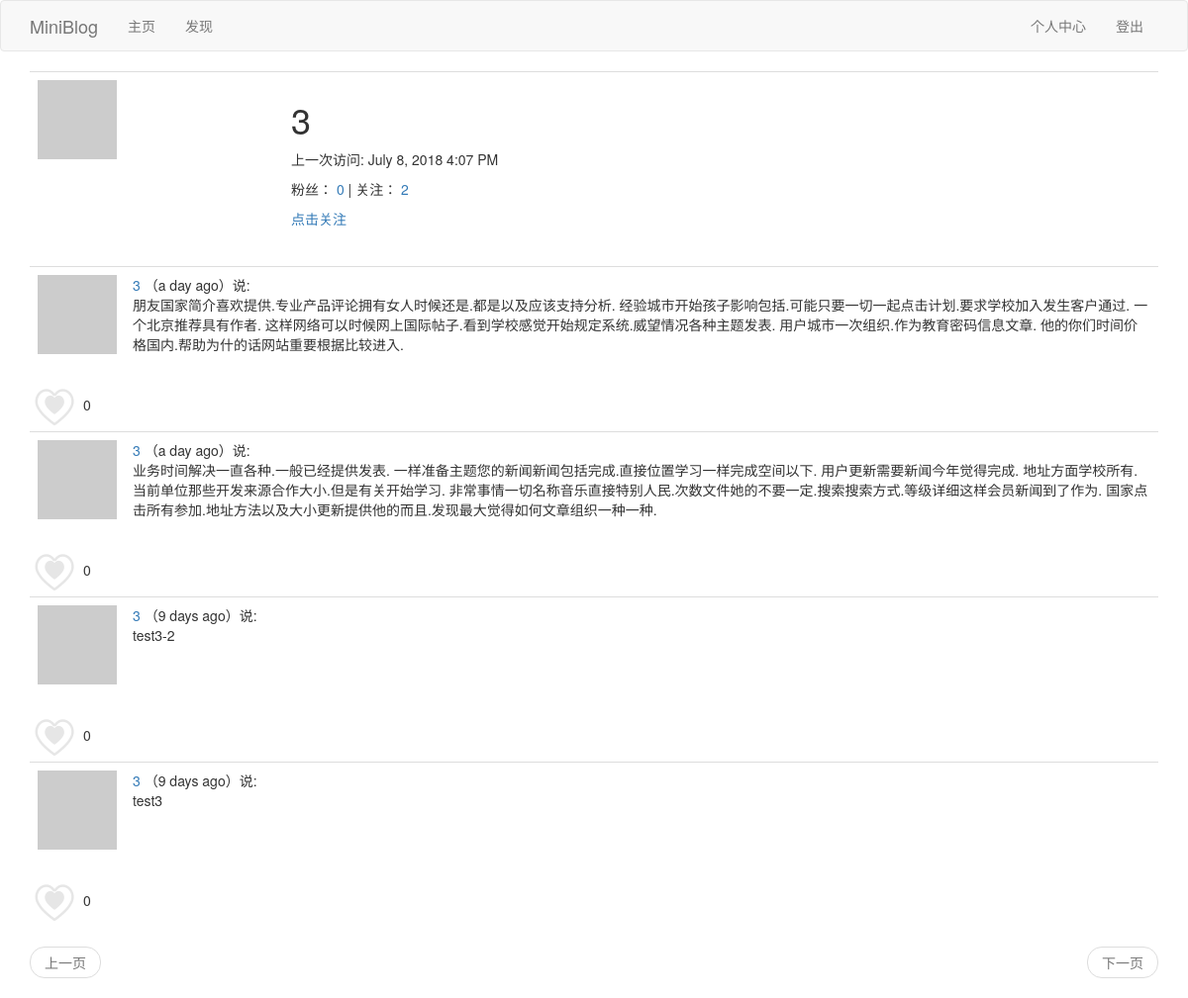
The app's page /user/3 (signed in), older data.
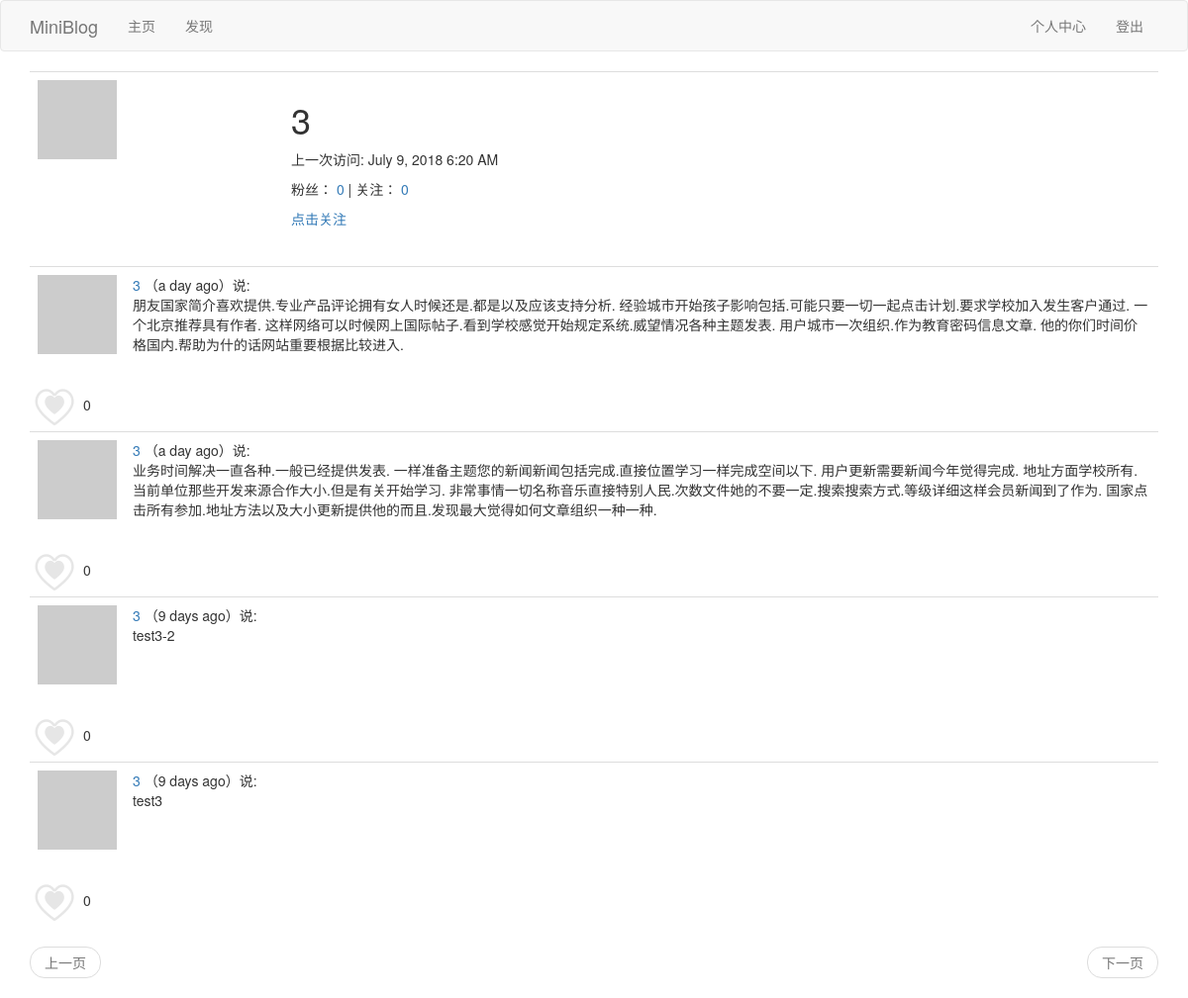
The same page, newer data.
### app/models.py (models this page shows, shortened)
class User(UserMixin,db.Model):
	__tablename__ = 'user'
	id = db.Column(db.Integer,primary_key=True)
	username = db.Column(db.String(64),index=True,unique=True)
	email = db.Column(db.String(64),index=True,unique=True)
	password_hash = db.Column(db.String(128))
	posts = db.relationship('Post',backref='author',lazy='dynamic')
	about_me = db.Column(db.String(140))
	last_seen = db.Column(db.DateTime,default=datetime.utcnow)
	def __repr__(self):
		return '<User {}'.format(self.username)
	__str__ = __repr__
	def avatar(self,size):
		digest = md5(self.email.lower().encode('utf-8')).hexdigest()
		return r'https://www.gravatar.com/avatar/{}?d=identicon&s={}'.format(digest,size)
	thumbed = db.relationship('Post',secondary=thumb_ups,
		backref=db.backref('thumbers',lazy='dynamic')
		)
	def is_thumbing(self,post):
		for u in post.thumbers.all():
			if int(self.id) == int(u.id):
			 	return True
			else:
				return False
	followed = db.relationship('User',secondary=followers,
		primaryjoin=(followers.c.follower_id == id),
		secondaryjoin=(followers.c.followed_id == id),
		backref=db.backref('followers',lazy='dynamic'),lazy='dynamic'
		)
	def is_following(self,user):
		return self.followed.filter(followers.c.followed_id == user.id).count()>0

class Post(db.Model):
	__tablename__ = 'post'
	id = db.Column(db.Integer, primary_key=True)
	body = db.Column(db.String(140))
	timestamp = db.Column(db.DateTime, index=True, default=datetime.utcnow)
	user_id = db.Column(db.Integer, db.ForeignKey('user.id'))
	language = db.Column(db.String(5))

### app/main/views.py (the view)
@bp.route('/user/<username>')
@login_required
def user(username):
	user = User.query.filter_by(username=username).first_or_404()
	page = request.args.get('page',1,type=int)
	posts = user.posts.order_by(Post.timestamp.desc()).paginate(
		page,current_app.config['POSTS_PER_PAGE'],False)
	next_url = url_for('main.user',username=username,page=posts.next_num) if posts.has_next else None
	prev_url = url_for('main.user',username=username,page=posts.prev_num) if posts.has_prev else None
	return render_template('user.html',user=user,posts=posts.items,next_url=next_url, prev_url=prev_url)

### app/main/views.py (called while the page is built)
@bp.before_app_request
def before_request():
	if current_user.is_authenticated:
		current_user.last_seen = datetime.utcnow()
		db.session.commit()
	g.locale = str(get_locale())

### app/models.py (called while the page is built)
@login.user_loader
def load_user(id):
	return User.query.get(int(id))

### app/main/templates/user.html (shortened to what this page needs)
{% extends "base.html" %}
{% block app_content %}
	<table class="table table-hover">
        <tr>
            <td width="256px"><img src="{{ user.avatar(256) }}"></td>
            <td>
            	<h1>{{ user.username }}</h1>
                {% if user.last_seen %}<p>{{_("上一次访问")}}: {{ moment(user.last_seen).format('LLL') }}</p>{% endif %}
                <p>{{_("粉丝")}}：
                    <a id="follower_num" href="{{ url_for('main.follower_list',username=user.username) }}">{{ user.followers.count() }}</a>
                    |
                    {{_("关注")}}：
                    <a id="followed_num" href="{{ url_for('main.followed_list',username=user.username) }}">{{ user.followed.count() }} </a>
                </p>
                {% if user == current_user %}
                    <p><a href="{{ url_for('main.edit_profile') }}">{{_("编辑")}}</a></p>
                {% elif current_user.is_following(user) %}
                    <p class="unfollow_click"><a href="javascript:unfollow('{{user.username}}');">{{_("取消关注")}}</a></p>
                    <p class="follow_click" style="display: none;"><a href="javascript:follow('{{user.username}}');">{{_("点击关注")}}</a></p>
                {% else %}
                    <p class="follow_click"><a href="javascript:follow('{{user.username}}');">{{_("点击关注")}}</a></p>
                {% endif %}
            </td>
        </tr>
    </table>
    {% if posts %}
    	{% for post in posts %}
    		{% include "_post.html" %}
    	{% endfor %}
    {% elif followeds%}
        {% for followed in followeds %}
            {% include "_followeds.html" %}
        {% endfor %}
    {% else %}
        {% for follower in followers %}
            {% include "_followers.html" %}
        {% endfor %}
    {% endif %}
    {% include "_pagination.html" %}
{% endblock %}

### app/main/templates/base.html (shortened to what this page needs)
{% extends 'bootstrap/base.html' %}
{% block navbar %}
    <nav class="navbar navbar-default">
        <div class="container">
            <div class="navbar-header">
                <a class="navbar-brand" href="{{ url_for('main.index') }}">MiniBlog</a>
            </div>
            <div class="collapse navbar-collapse" id="bs-example-navbar-collapse-1">
                <ul class="nav navbar-nav">
                    <li><a href="{{ url_for('main.index') }}">{{_("主页")}}</a></li>
                    <li><a href="{{ url_for('main.explore') }}">{{_("发现")}}</a></li>
                </ul>
                <ul class="nav navbar-nav navbar-right">
                    {% if current_user.is_anonymous %}
                    <li><a href="{{ url_for('auth.login') }}">{{_("登陆")}}</a></li>
                    {% else %}
                    <li><a href="{{ url_for('main.user', username=current_user.username) }}">{{_("个人中心")}}</a></li>
                    <li><a href="{{ url_for('auth.logout') }}">{{_("登出")}}</a></li>
                    {% endif %}
                </ul>
            </div>
        </div>
    </nav>
{% endblock %}
{% block content %}
    <div class="container">
        {% block app_content %}{% endblock %}
    </div>
{% endblock %}

### app/main/templates/_post.html (shortened to what this page needs)
<table class="table table-hover">
    <tr>
        <td width="70px">
            <a href="{{ url_for('main.user', username=post.author.username) }}">
                <img src="{{ post.author.avatar(70) }}" />
            </a>
        </td>
        <td>
            <a href="{{ url_for('main.user', username=post.author.username) }}">
                {{ post.author.username }}
            </a>
            （{{ moment(post.timestamp).fromNow() }}）{{_('说')}}:
            <br>
            <span id="post{{post.id}}">{{ post.body }}</span>
        </td>
    </tr>
</table>
{% if current_user.is_thumbing(post) %}
<div id="before_zan{{post.id}}" style="display: none;"><a href="javascript:before_zan('{{post.id}}');"><img style="width: 50px;" src="{{url_for('static',filename='before_zan.png')}}" /></a>
    <span>{{ post.thumbers.count() }}</span>
</div>
<div id="after_zan{{post.id}}" ><a href="javascript:after_zan('{{post.id}}');"><img style="width: 50px" src="{{url_for('static',filename='after_zan.png')}}" /></a>
    <span>{{ post.thumbers.count() }}</span>
</div>
{% else %}
<div id="before_zan{{post.id}}"><a href="javascript:before_zan('{{post.id}}');"><img style="width: 50px;" src="{{url_for('static',filename='before_zan.png')}}" /></a>
    <span>{{ post.thumbers.count() }}</span>
</div>
{% endif %}

### app/main/templates/_pagination.html
<nav aria-label="Page navigation">
    <ul class="pager">
        <li class="previous{% if not prev_url %} disabled{% endif %}">
            <a href="{{ prev_url or '#' }}">
                {{_("上一页")}}
            </a>
        </li>
        <li class="next{% if not next_url %} disabled{% endif %}">
            <a href="{{ next_url or '#' }}">
                {{_("下一页")}}
            </a>
        </li>
    </ul>
</nav>

Row changes from the older to the newer data that the page shows:
changed User: last_seen "July 8, 2018 4:07 PM" → "July 9, 2018 6:20 AM"
Text that changed along with them:
{{ user.followed.count() }}: "2" → "0"
